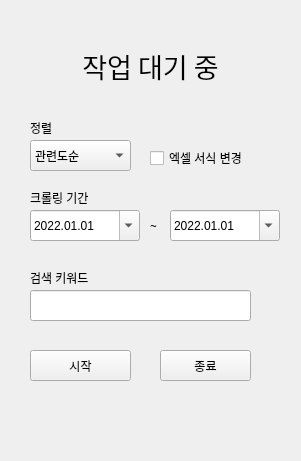
<?xml version="1.0" encoding="UTF-8"?>
<ui version="4.0">
 <class>Dialog</class>
 <widget class="QDialog" name="Dialog">
  <property name="geometry">
   <rect>
    <x>0</x>
    <y>0</y>
    <width>301</width>
    <height>461</height>
   </rect>
  </property>
  <property name="windowTitle">
   <string>Dialog</string>
  </property>
  <widget class="QPushButton" name="btn_start">
   <property name="geometry">
    <rect>
     <x>30</x>
     <y>350</y>
     <width>101</width>
     <height>31</height>
    </rect>
   </property>
   <property name="focusPolicy">
    <enum>Qt::NoFocus</enum>
   </property>
   <property name="text">
    <string>시작</string>
   </property>
  </widget>
  <widget class="QDateEdit" name="dateStart">
   <property name="geometry">
    <rect>
     <x>30</x>
     <y>210</y>
     <width>110</width>
     <height>31</height>
    </rect>
   </property>
   <property name="font">
    <font>
     <pointsize>9</pointsize>
    </font>
   </property>
   <property name="focusPolicy">
    <enum>Qt::NoFocus</enum>
   </property>
   <property name="dateTime">
    <datetime>
     <hour>0</hour>
     <minute>0</minute>
     <second>0</second>
     <year>2022</year>
     <month>1</month>
     <day>1</day>
    </datetime>
   </property>
   <property name="displayFormat">
    <string>yyyy.MM.dd</string>
   </property>
   <property name="calendarPopup">
    <bool>true</bool>
   </property>
   <property name="timeSpec">
    <enum>Qt::LocalTime</enum>
   </property>
   <property name="date">
    <date>
     <year>2022</year>
     <month>1</month>
     <day>1</day>
    </date>
   </property>
  </widget>
  <widget class="QLabel" name="label">
   <property name="geometry">
    <rect>
     <x>30</x>
     <y>190</y>
     <width>91</width>
     <height>16</height>
    </rect>
   </property>
   <property name="font">
    <font>
     <pointsize>9</pointsize>
    </font>
   </property>
   <property name="text">
    <string>크롤링 기간</string>
   </property>
  </widget>
  <widget class="QDateEdit" name="dateEnd">
   <property name="geometry">
    <rect>
     <x>170</x>
     <y>210</y>
     <width>110</width>
     <height>31</height>
    </rect>
   </property>
   <property name="font">
    <font>
     <pointsize>9</pointsize>
    </font>
   </property>
   <property name="focusPolicy">
    <enum>Qt::NoFocus</enum>
   </property>
   <property name="dateTime">
    <datetime>
     <hour>0</hour>
     <minute>0</minute>
     <second>0</second>
     <year>2022</year>
     <month>1</month>
     <day>1</day>
    </datetime>
   </property>
   <property name="displayFormat">
    <string>yyyy.MM.dd</string>
   </property>
   <property name="calendarPopup">
    <bool>true</bool>
   </property>
   <property name="timeSpec">
    <enum>Qt::LocalTime</enum>
   </property>
  </widget>
  <widget class="QLabel" name="label_2">
   <property name="geometry">
    <rect>
     <x>30</x>
     <y>270</y>
     <width>101</width>
     <height>16</height>
    </rect>
   </property>
   <property name="font">
    <font>
     <pointsize>9</pointsize>
    </font>
   </property>
   <property name="text">
    <string>검색 키워드</string>
   </property>
  </widget>
  <widget class="QComboBox" name="combo_sort">
   <property name="geometry">
    <rect>
     <x>30</x>
     <y>140</y>
     <width>101</width>
     <height>31</height>
    </rect>
   </property>
   <property name="font">
    <font>
     <pointsize>9</pointsize>
    </font>
   </property>
   <property name="focusPolicy">
    <enum>Qt::NoFocus</enum>
   </property>
   <item>
    <property name="text">
     <string>관련도순</string>
    </property>
   </item>
   <item>
    <property name="text">
     <string>최신순</string>
    </property>
   </item>
   <item>
    <property name="text">
     <string>오래된순</string>
    </property>
   </item>
  </widget>
  <widget class="QLabel" name="label_3">
   <property name="geometry">
    <rect>
     <x>30</x>
     <y>120</y>
     <width>71</width>
     <height>16</height>
    </rect>
   </property>
   <property name="font">
    <font>
     <pointsize>9</pointsize>
    </font>
   </property>
   <property name="text">
    <string>정렬</string>
   </property>
  </widget>
  <widget class="QLineEdit" name="input_keyword">
   <property name="geometry">
    <rect>
     <x>30</x>
     <y>290</y>
     <width>221</width>
     <height>31</height>
    </rect>
   </property>
   <property name="font">
    <font>
     <pointsize>9</pointsize>
    </font>
   </property>
   <property name="focusPolicy">
    <enum>Qt::StrongFocus</enum>
   </property>
   <property name="contextMenuPolicy">
    <enum>Qt::DefaultContextMenu</enum>
   </property>
  </widget>
  <widget class="QPushButton" name="btn_exit">
   <property name="geometry">
    <rect>
     <x>160</x>
     <y>350</y>
     <width>91</width>
     <height>31</height>
    </rect>
   </property>
   <property name="focusPolicy">
    <enum>Qt::NoFocus</enum>
   </property>
   <property name="autoFillBackground">
    <bool>false</bool>
   </property>
   <property name="text">
    <string>종료</string>
   </property>
  </widget>
  <widget class="QLabel" name="label_main">
   <property name="geometry">
    <rect>
     <x>30</x>
     <y>30</y>
     <width>241</width>
     <height>71</height>
    </rect>
   </property>
   <property name="font">
    <font>
     <family>나눔스퀘어</family>
     <pointsize>20</pointsize>
    </font>
   </property>
   <property name="text">
    <string>작업 대기 중</string>
   </property>
   <property name="alignment">
    <set>Qt::AlignCenter</set>
   </property>
  </widget>
  <widget class="QLabel" name="label_5">
   <property name="geometry">
    <rect>
     <x>150</x>
     <y>220</y>
     <width>56</width>
     <height>12</height>
    </rect>
   </property>
   <property name="font">
    <font>
     <family>맑은 고딕</family>
     <pointsize>9</pointsize>
     <weight>50</weight>
     <bold>false</bold>
    </font>
   </property>
   <property name="text">
    <string>~</string>
   </property>
  </widget>
  <widget class="QCheckBox" name="check_excelStyle">
   <property name="geometry">
    <rect>
     <x>150</x>
     <y>150</y>
     <width>121</width>
     <height>16</height>
    </rect>
   </property>
   <property name="font">
    <font>
     <pointsize>9</pointsize>
    </font>
   </property>
   <property name="text">
    <string>엑셀 서식 변경</string>
   </property>
  </widget>
 </widget>
 <resources/>
 <connections/>
</ui>
